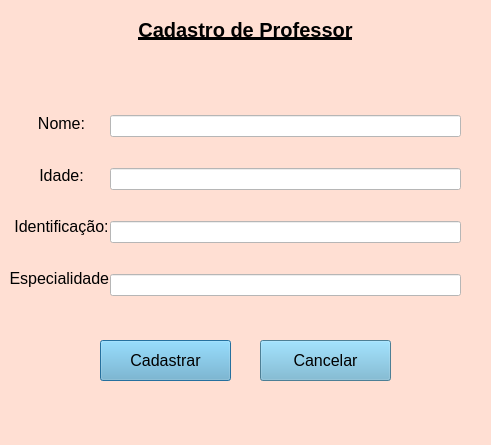
<?xml version="1.0" encoding="UTF-8"?>
<ui version="4.0">
 <class>cadastroProfessor</class>
 <widget class="QDialog" name="cadastroProfessor">
  <property name="geometry">
   <rect>
    <x>0</x>
    <y>0</y>
    <width>491</width>
    <height>445</height>
   </rect>
  </property>
  <property name="windowTitle">
   <string>Dialog</string>
  </property>
  <property name="styleSheet">
   <string notr="true">background-color:#FFDFD3</string>
  </property>
  <widget class="QPushButton" name="pushButton_2">
   <property name="geometry">
    <rect>
     <x>610</x>
     <y>500</y>
     <width>93</width>
     <height>28</height>
    </rect>
   </property>
   <property name="text">
    <string>Cancelar</string>
   </property>
  </widget>
  <widget class="QWidget" name="layoutWidget">
   <property name="geometry">
    <rect>
     <x>10</x>
     <y>100</y>
     <width>103</width>
     <height>201</height>
    </rect>
   </property>
   <layout class="QVBoxLayout" name="verticalLayout_2">
    <item>
     <widget class="QLabel" name="label_2">
      <property name="styleSheet">
       <string notr="true">font-size:16px;
</string>
      </property>
      <property name="text">
       <string>Nome:</string>
      </property>
      <property name="alignment">
       <set>Qt::AlignCenter</set>
      </property>
     </widget>
    </item>
    <item>
     <widget class="QLabel" name="label_3">
      <property name="styleSheet">
       <string notr="true">font-size:16px;
</string>
      </property>
      <property name="text">
       <string>Idade:</string>
      </property>
      <property name="alignment">
       <set>Qt::AlignCenter</set>
      </property>
     </widget>
    </item>
    <item>
     <widget class="QLabel" name="label_4">
      <property name="styleSheet">
       <string notr="true">font-size:16px;
</string>
      </property>
      <property name="text">
       <string>Identificação:</string>
      </property>
      <property name="alignment">
       <set>Qt::AlignCenter</set>
      </property>
     </widget>
    </item>
    <item>
     <widget class="QLabel" name="label_5">
      <property name="styleSheet">
       <string notr="true">font-size:16px;
</string>
      </property>
      <property name="text">
       <string>Especialidade:</string>
      </property>
      <property name="alignment">
       <set>Qt::AlignCenter</set>
      </property>
     </widget>
    </item>
   </layout>
  </widget>
  <widget class="QPushButton" name="pushButton">
   <property name="geometry">
    <rect>
     <x>420</x>
     <y>500</y>
     <width>93</width>
     <height>28</height>
    </rect>
   </property>
   <property name="text">
    <string>Cadastrar</string>
   </property>
  </widget>
  <widget class="QWidget" name="layoutWidget_2">
   <property name="geometry">
    <rect>
     <x>110</x>
     <y>90</y>
     <width>351</width>
     <height>231</height>
    </rect>
   </property>
   <layout class="QVBoxLayout" name="verticalLayout">
    <item>
     <widget class="QLineEdit" name="lineEdit">
      <property name="accessibleName">
       <string/>
      </property>
      <property name="autoFillBackground">
       <bool>false</bool>
      </property>
      <property name="styleSheet">
       <string notr="true">background-color:white;</string>
      </property>
      <property name="inputMask">
       <string/>
      </property>
      <property name="text">
       <string/>
      </property>
     </widget>
    </item>
    <item>
     <widget class="QLineEdit" name="lineEdit_2">
      <property name="styleSheet">
       <string notr="true">background-color:white;</string>
      </property>
     </widget>
    </item>
    <item>
     <widget class="QLineEdit" name="lineEdit_3">
      <property name="styleSheet">
       <string notr="true">background-color:white;
</string>
      </property>
     </widget>
    </item>
    <item>
     <widget class="QLineEdit" name="lineEdit_4">
      <property name="styleSheet">
       <string notr="true">background-color:white;</string>
      </property>
     </widget>
    </item>
   </layout>
  </widget>
  <widget class="QLabel" name="label">
   <property name="geometry">
    <rect>
     <x>60</x>
     <y>20</y>
     <width>371</width>
     <height>20</height>
    </rect>
   </property>
   <property name="font">
    <font>
     <pointsize>-1</pointsize>
     <weight>75</weight>
     <bold>true</bold>
     <underline>true</underline>
    </font>
   </property>
   <property name="styleSheet">
    <string notr="true">background-color:none;
font-size:20px;
</string>
   </property>
   <property name="text">
    <string>Cadastro de Professor</string>
   </property>
   <property name="alignment">
    <set>Qt::AlignCenter</set>
   </property>
  </widget>
  <widget class="QPushButton" name="pushButton_3">
   <property name="geometry">
    <rect>
     <x>260</x>
     <y>340</y>
     <width>131</width>
     <height>41</height>
    </rect>
   </property>
   <property name="styleSheet">
    <string notr="true">font-size:16px;
background-color:#6CB2D1</string>
   </property>
   <property name="text">
    <string>Cancelar</string>
   </property>
  </widget>
  <widget class="QPushButton" name="pushButton_4">
   <property name="geometry">
    <rect>
     <x>100</x>
     <y>340</y>
     <width>131</width>
     <height>41</height>
    </rect>
   </property>
   <property name="styleSheet">
    <string notr="true">font-size:16px;
background-color:#6CB2D1</string>
   </property>
   <property name="text">
    <string>Cadastrar</string>
   </property>
   <property name="default">
    <bool>true</bool>
   </property>
  </widget>
 </widget>
 <resources/>
 <connections>
  <connection>
   <sender>pushButton_3</sender>
   <signal>clicked()</signal>
   <receiver>cadastroProfessor</receiver>
   <slot>reject()</slot>
   <hints>
    <hint type="sourcelabel">
     <x>459</x>
     <y>331</y>
    </hint>
    <hint type="destinationlabel">
     <x>555</x>
     <y>378</y>
    </hint>
   </hints>
  </connection>
 </connections>
</ui>
